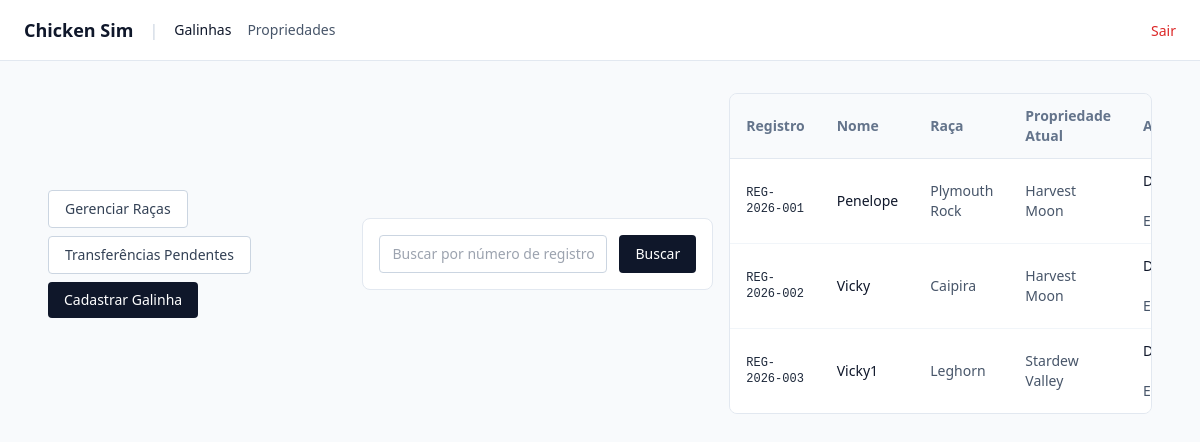
The page /galinhas/ (signed in) on the database its author committed.
### cartorio/models.py (models this page shows, shortened)
class Animal(models.Model):
    SEXO_CHOICES = [
        ('M', 'Macho'),
        ('F', 'Fêmea'),
        ('N', 'Não definido'),
    ]
    STATUS_CHOICES = [
        ('ativo', 'Ativo'),
        ('inativo', 'Inativo'),
        ('morto', 'Morto'),
        ('transferido', 'Transferido'),
    ]
    numero_registro = models.CharField(max_length=50, unique=True) # RN01
    nome = models.CharField(max_length=150)
    especie = models.CharField(max_length=100, default='Galinha') # Default species is set to 'Galinha' (Chicken)
    raca = models.ForeignKey(Raca, on_delete=models.PROTECT)
    sexo = models.CharField(max_length=1, choices=SEXO_CHOICES)
    nascimento = models.DateField()
    propriedade_atual = models.ForeignKey(
        Propriedade, on_delete=models.PROTECT, related_name='animais'
    )
    pai = models.ForeignKey(
        'self',
        null=True,
        blank=True,
        on_delete=models.SET_NULL,
        related_name='filhos_pai'
    )
    mae = models.ForeignKey(
        'self',
        null=True,
        blank=True,
        on_delete=models.SET_NULL,
        related_name='filhos_mae'
    )
    status = models.CharField(
        max_length=20, choices=STATUS_CHOICES, default='ativo'
    )
    created_at = models.DateTimeField(auto_now_add=True)
    updated_at = models.DateTimeField(auto_now=True)

class Raca(models.Model):
    nome = models.CharField(max_length=100, unique=True)

class Propriedade(models.Model):
    nome = models.CharField(max_length=150)
    municipio = models.CharField(max_length=100)
    produtor = models.ForeignKey(
        Usuario, on_delete=models.CASCADE, related_name='propriedades'
    )

### cartorio/views.py (the view, shortened to what this page needs)
# urls.py: path('galinhas/', AnimalListView.as_view(), name='animal_list'),
class AnimalListView(CartorioRequiredMixin, ListView):
    model = Animal
    template_name = 'cartorio/animal_list.html'
    context_object_name = 'animais'
    def get_context_data(self, **kwargs):
        context = super().get_context_data(**kwargs)
        context['busca'] = self.request.GET.get('q', '').strip()
        return context

### cartorio/mixins.py (called while the page is built)
    def test_func(self):
        return bool(self.request.user.is_authenticated and self.request.user.is_cartorio)

### cartorio/templates/cartorio/animal_list.html (shortened to what this page needs)
<!DOCTYPE html>
<html lang="pt-br">
<head>
  <script src="https://cdn.tailwindcss.com"></script>
</head>
<body class="bg-slate-50 text-slate-800 min-h-screen">
  <nav class="bg-white border-b border-slate-200 px-6 py-4 flex items-center justify-between">
    <div class="flex items-center gap-4">
      <a href="{% url 'cartorio_dashboard' %}" class="font-bold text-lg text-slate-900">
        Chicken Sim
      </a>
      <span class="text-slate-300">|</span>
      <a href="{% url 'animal_list' %}" class="text-sm font-medium text-slate-900">Galinhas</a>
      <a href="{% url 'propriedade_list' %}" class="text-sm text-slate-600 hover:text-slate-900">
        Propriedades
      </a>
    </div>
    <form method="post" action="{% url 'logout' %}" class="inline">
      <button type="submit" class="text-sm text-red-600 hover:underline font-medium">Sair</button>
    </form>
  </nav>
  <main class="max-w-6xl mx-auto px-6 py-8 space-y-6">
    <div class="flex flex-col sm:flex-row sm:items-center sm:justify-between gap-4">
      <div class="flex flex-wrap gap-2">
        <a href="{% url 'raca_list' %}" class="inline-flex items-center justify-center bg-white text-slate-700 border border-slate-300 text-sm font-medium px-4 py-2 rounded hover:bg-slate-50">
          Gerenciar Raças
        </a>
        <a href="{% url 'transferencia_pendentes' %}" class="inline-flex items-center justify-center bg-white text-slate-700 border border-slate-300 text-sm font-medium px-4 py-2 rounded hover:bg-slate-50">
          Transferências Pendentes
        </a>
        <a href="{% url 'animal_create' %}" class="inline-flex items-center justify-center bg-slate-900 text-white text-sm font-medium px-4 py-2 rounded hover:bg-slate-800">
          Cadastrar Galinha
        </a>
      </div>
    <form method="get" class="bg-white p-4 rounded-lg border border-slate-200 shadow-xs flex flex-col sm:flex-row gap-3">
      <input
        type="text"
        name="q"
        value="{{ busca }}"
        placeholder="Buscar por número de registro ou nome..."
        class="flex-1 rounded border border-slate-300 px-3 py-2 text-sm"
      >
      <div class="flex gap-2">
        <button type="submit" class="bg-slate-900 text-white text-sm font-medium px-4 py-2 rounded hover:bg-slate-800">
          Buscar
        </button>
      </div>
    </form>
    <div class="bg-white rounded-lg border border-slate-200 shadow-xs overflow-x-auto">
      {% if animais %}
        <table class="w-full text-sm text-left">
          <thead class="border-b border-slate-200 text-slate-500 bg-slate-50">
            <tr>
              <th class="py-3 px-4">Registro</th>
              <th class="py-3 px-4">Nome</th>
              <th class="py-3 px-4">Raça</th>
              <th class="py-3 px-4">Propriedade Atual</th>
              <th class="py-3 px-4">Ações</th>
            </tr>
          </thead>
          <tbody class="divide-y divide-slate-100">
            {% for animal in animais %}
              <tr>
                <td class="py-3 px-4 font-mono text-xs">{{ animal.numero_registro }}</td>
                <td class="py-3 px-4 font-medium text-slate-900">{{ animal.nome }}</td>
                <td class="py-3 px-4 text-slate-600">{{ animal.raca.nome }}</td>
                <td class="py-3 px-4 text-slate-600">{{ animal.propriedade_atual.nome }}</td>
                <td class="py-3 px-4 space-x-3">
                  <a href="{% url 'animal_detail' animal.pk %}" class="text-slate-900 hover:underline font-medium">
                    Detalhes
                  </a>
                  <a href="{% url 'animal_update' animal.pk %}" class="text-slate-600 hover:underline">
                    Editar
                  </a>
                </td>
              </tr>
            {% endfor %}
          </tbody>
        </table>
      {% else %}
        <p class="p-6 text-sm text-slate-500">Nenhuma galinha encontrada.</p>
      {% endif %}
    </div>
  </main>
</body>
</html>

### rows shown on the page
Animal: numero_registro "REG-2026-001", nome "Penelope", raca.nome "Plymouth Rock", propriedade_atual.nome "Harvest Moon"
Animal: numero_registro "REG-2026-002", nome "Vicky", raca.nome "Caipira", propriedade_atual.nome "Harvest Moon"
Animal: numero_registro "REG-2026-003", nome "Vicky1", raca.nome "Leghorn", propriedade_atual.nome "Stardew Valley"
